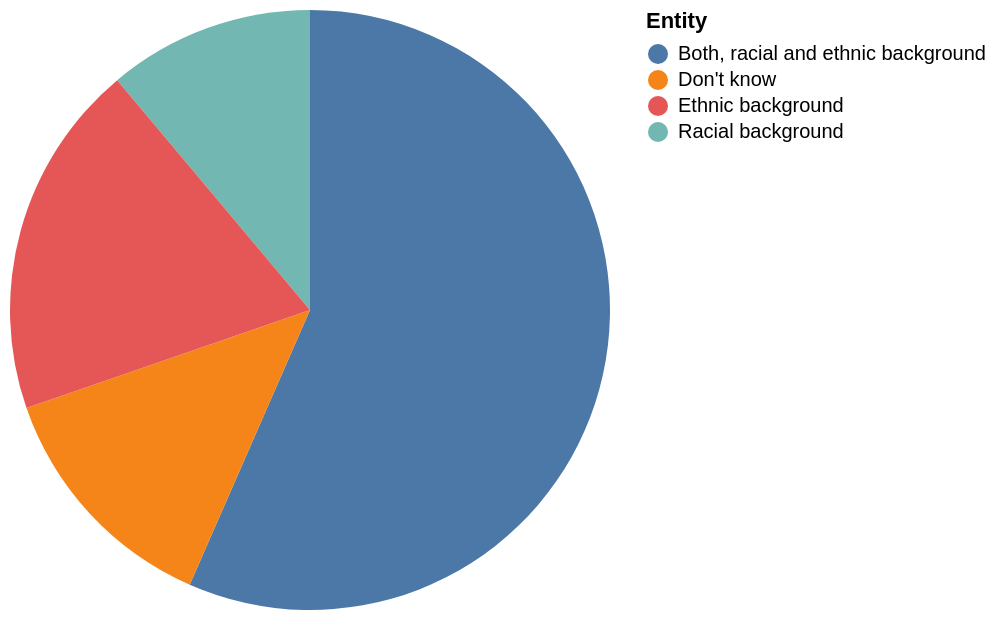

Vega-Lite specification for this chart:
### Vega-Lite specification from a JSON file in a GitHub repository (floating-point values rounded to 4 significant figures)
{"$schema": "https://vega.github.io/schema/vega-lite/v5.json", "description": "Pie chart auto-generated from CSV", "data": {"values": [{"Entity": "Racial background", "Value": "11"}, {"Entity": "Both, racial and ethnic background", "Value": "56"}, {"Entity": "Don't know", "Value": "13"}, {"Entity": "Ethnic background", "Value": "19"}]}, "mark": "arc", "encoding": {"theta": {"field": "Value", "type": "quantitative"}, "color": {"field": "Entity", "type": "nominal"}}}
